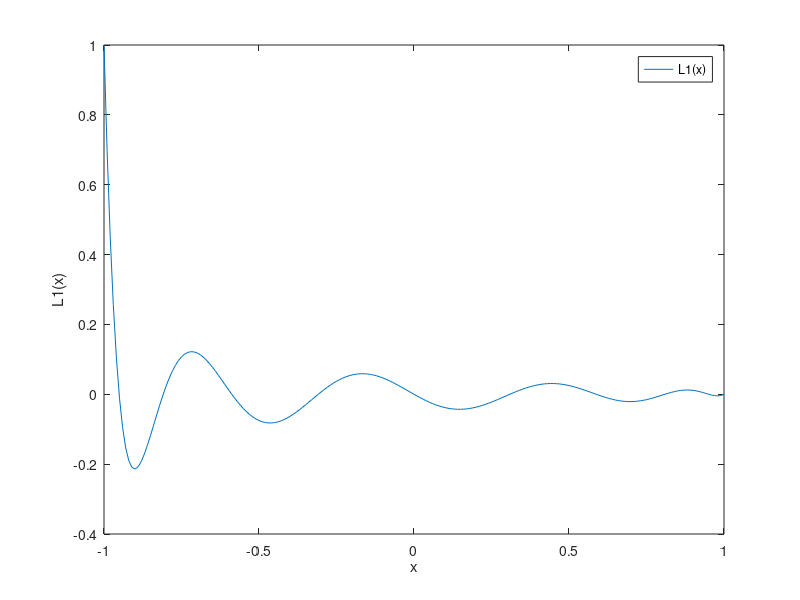
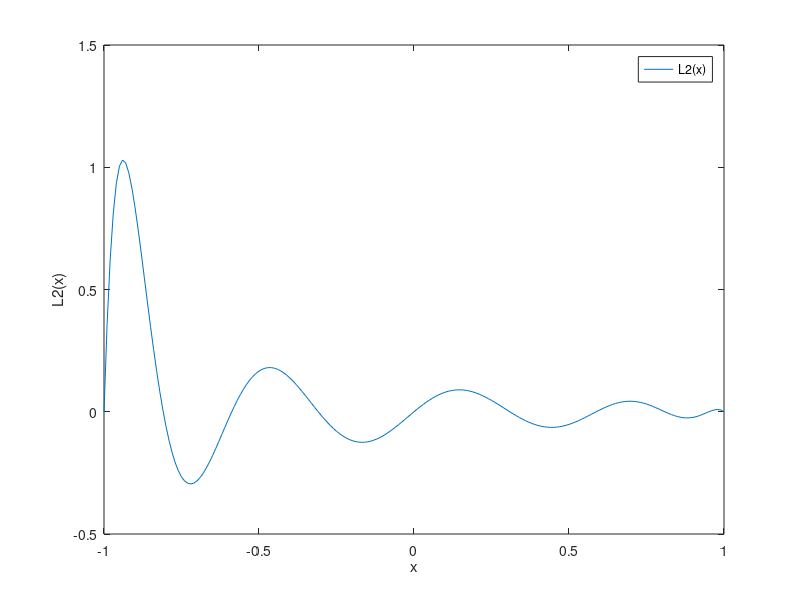
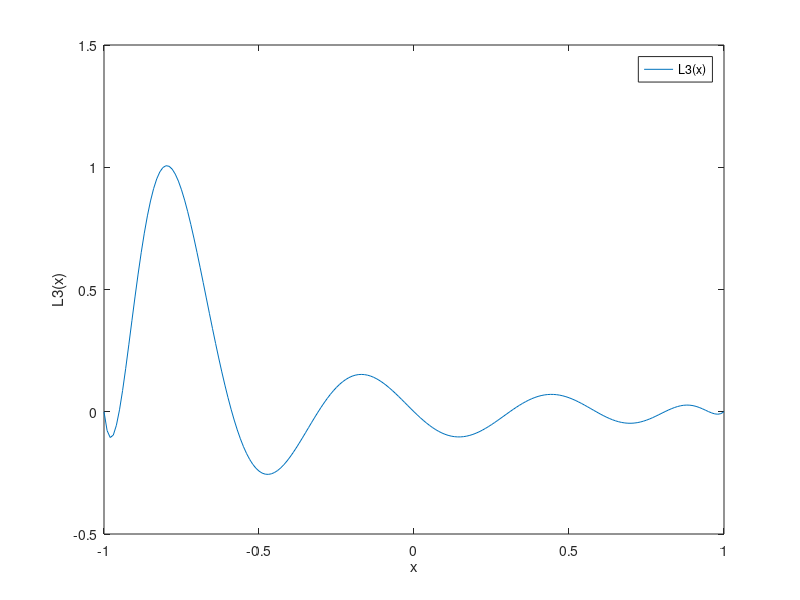
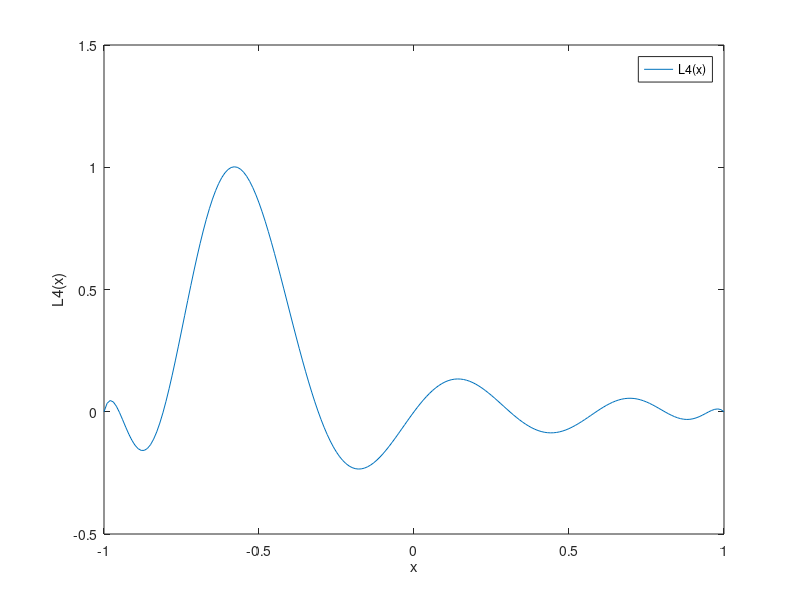

These charts were generated, in order, by the following MATLAB code:
clear all
clc
#--------draw L(x) function-----------------
function [y_ref] = lagrange (x_ref, x, y, nsize)
  y_ref = 0;
  #the definition of L(x)
  for j = 1:nsize
    Lj = 1;
    for i = 1:nsize
      if i == j 
        continue
      endif
      Lj .*= (x_ref - x(i)) / (x(j) - x(i));#.*= means do *= to every element
    endfor
    figure(j) #name a diagram
    plot(x_ref,Lj) #draw the diagram
    xlabel("x"); #name the x axis
    lname = strcat("L", dec2base(j, 10), "(x)"); #create name of Lj(x)
    ylabel(lname); #name the y axis
    legend(lname); #name the a line
    y_ref += Lj * y(j); #create P(x_ref)
  endfor
endfunction
#--------------------------------------

#-----------GET DATA-------------------
#read the data in hw1AB
rawdata = textread("hw1CD.dat");

#transfrom the data into a matrix
point = reshape(rawdata, 2, []);

#check the size of point
psize = size(point);
data_size = psize(2)-1;

#declare x and y to store all the point(point known already)
xi = 1 : 1 : data_size;
yi = 1 : 1 : data_size;

#load the data onto xj and yj
for i = 1:data_size
  xi(i) = point(1,i+1);
  yi(i) = point(2,i+1);
endfor
#--------------------------------------

#-------------draw P(x)----------------
x_ref = xi(1) : 0.01 : xi(data_size);
px = lagrange(x_ref, xi, yi, data_size);
figure(data_size+1)
plot(x_ref, px)
xlabel("x");
ylabel("P(x)");
legend("P(x)");
#-------------------------------------